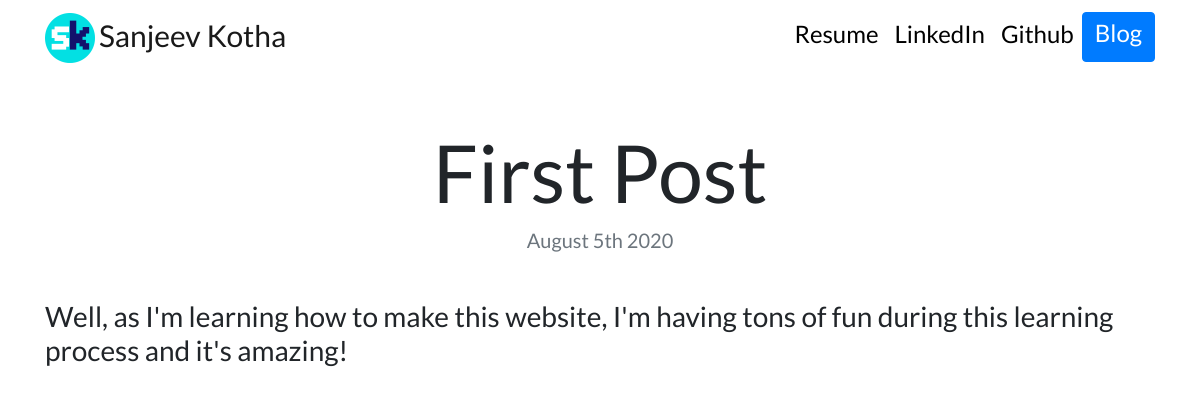
Page /blog/1/ on the committed database.
### blog/models.py (models this page shows, shortened)
class Blog(models.Model):
    title=models.CharField(max_length=200)
    date=models.DateField()
    description=models.TextField()

### blog/views.py (the view)
# urls.py: path('<int:blog_id>/', views.detail, name='detail'),
def detail(request, blog_id):
    blog= get_object_or_404(Blog, pk=blog_id)
    return render(request, 'blog/detail.html',{'blog':blog})

### blog/templates/blog/detail.html
{% extends "portfolio/base.html" %}
{% load static %}
{% block content %}
<h1 class="text-center mt-5" id="blogdetailtitle">{{ blog.title }}</h1>
<h5 class="text-center text-muted mb-5">{{ blog.date|date:'F jS Y' }}</h5>
<h3 class="mb-3">{{ blog.description|safe }}</h3>
{% endblock %}

### portfolio/static/portfolio/custom.css (style rules this page uses)
body { font-family: 'Lato', sans-serif; }
@media (min-width: 992px) { #blogdetailtitle { font-size: 5rem; } }

### portfolio/templates/portfolio/base.html (style rules this page uses)
body { background: white !important; }

### rows in the picture
Blog: title "First Post", date "August 5th 2020", description "Well, as I'm learning how to make this website, I'm having tons of fun during this learning process and it's amazing!"
